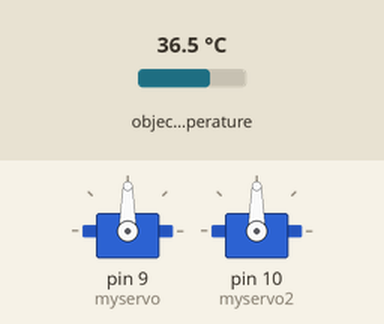
Bench run of a sketch on a simulated Arduino Uno, built with avr-gcc and run on an emulated ATmega328P. Parts: 2 × servo. Inputs (shaded band) come from the test bench; at power-on: object temperature 36.5 °C.

Above: at 0.15 s.
At 7.88 s:
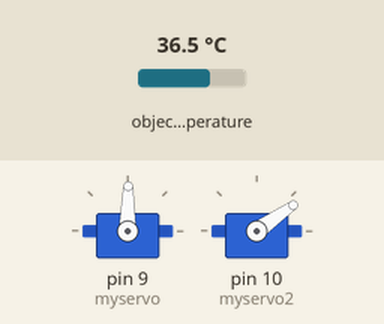
At 15.6 s:
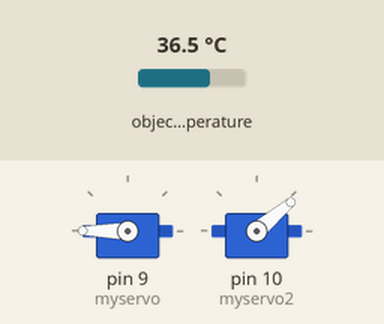
At 37.1 s:
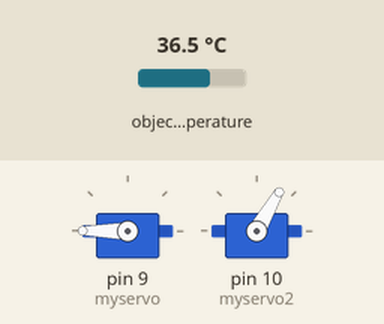
Timing chart, 0 to 40.0 s (numbered marks = the images above):
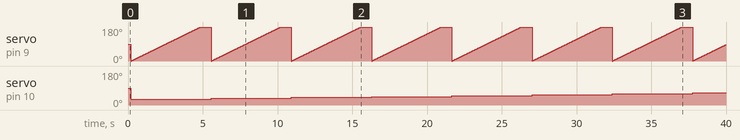

Measured:
- by itself, servo on pin 10 (myservo2): 90° → 30° at 0.20 s, → 35° 5.4 s later, → 40° 5.4 s later, → 45° 5.4 s later, … (8 changes in this stretch)

The sketch:

test.ino
```cpp
#include <Servo.h>
#include <Wire.h>
#include <Adafruit_MLX90614.h>

Adafruit_MLX90614 mlx = Adafruit_MLX90614();


Servo myservo;
Servo myservo2;
void setup() {
  Serial.print("test");
  mlx.begin();
  Serial.print("test2");
  // put your setup code here, to run once:
    myservo.attach(9);
    myservo2.attach(10);
    //Serial.begin(9600);
}

void loop() {
  for(int pos = 30; pos < 130; pos+= 5){
  delay(200);
  //Serial.print("1");
  myservo2.write(pos);
  for (int ff = 0; ff <= 180; ff +=1){
       myservo.write(ff);
    //   Serial.print("2");
       double reading = mlx.readObjectTempC();
      // Serial.print("3");
       //Serial.print("*"+(String)(pos)+";"+(String)(ff)+";"+reading+"*");
       delay(25);
     }


  //myservo.write(0);
    delay(500);
  }
   myservo.write(0);
   myservo2.write(0);
  delay(1000);
}
```
